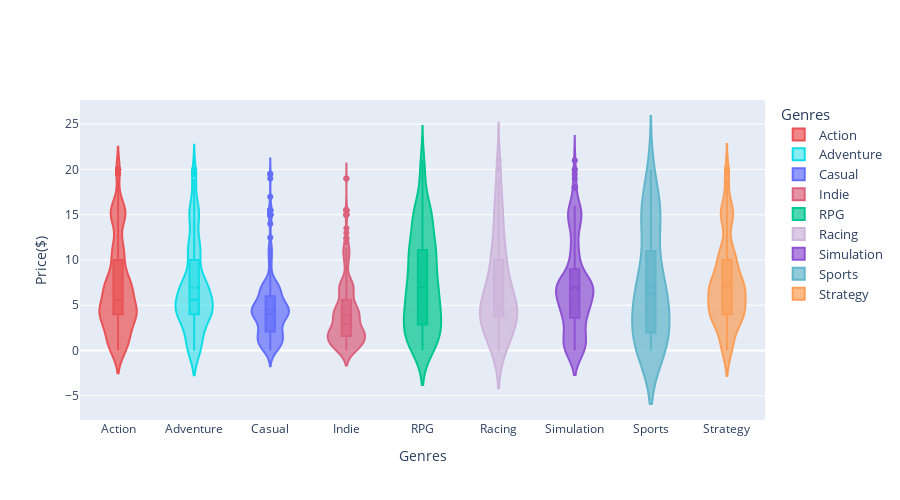

Here is the notebook cell this chart was saved with:
### Code cell
# The distribution of the price excluding the outlier is drawn using the violin plot.
fig = go.Figure()

genres = ["Action","Adventure","Casual","Indie","RPG","Racing","Simulation","Sports","Strategy"]
colors = ["#EA5355","#0FDDE5", "#636EFB", "#DA627D", "#00C691","#CDB4DB","#8F52D2","#62B6CB","#FB9E58"]
colors_rgb = ["rgba(234,83,85,0.7)","rgba(15,221,229,0.5)", "rgba(99,110,251,0.7)", "rgba(218,98,125,0.7)", "rgba(0,198,145,0.7)","rgba(205,180,219,0.7)","rgba(143,82,210,0.7)","rgba(98,182,203,0.7)","rgba(251,158,88,0.7)"]
for i, genre in enumerate(genres):
    fig.add_trace(go.Violin(x=steam_df['genres'][steam_df['genres'] == genre],
                            y=steam_df['price'][steam_df['genres'] == genre],
                            name=genre,
                            box_visible=True,
                            meanline_visible=True,
                            fillcolor=colors_rgb[i],
                            line_color=colors[i],
                            showlegend=True,
                            legendgroup='genres'))
fig.update_yaxes(title_text="Price($)")
fig.update_xaxes(title_text="Genres")
fig.update_layout(
    width=900,
    height=500,
    yaxis_range=[0, None],
    legend=dict(
        title='Genres',
        title_font=dict(size=15),
        font=dict(size=13)
    )
)
fig.show()

### Figure 1 — Plotly figure (JSON) as saved in the notebook; plotly's stock layout.template omitted (floating-point values rounded to 4 significant figures; data arrays with more than 128 entries replaced by an {"elided": "..."} marker saying what was removed)
{"data": [{"box": {"visible": true}, "fillcolor": "rgba(234,83,85,0.7)", "legendgroup": "genres", "line": {"color": "#EA5355"}, "meanline": {"visible": true}, "name": "Action", "showlegend": true, "type": "violin", "x": {"elided": "748 str values"}, "y": {"elided": "748 float values"}}, {"box": {"visible": true}, "fillcolor": "rgba(15,221,229,0.5)", "legendgroup": "genres", "line": {"color": "#0FDDE5"}, "meanline": {"visible": true}, "name": "Adventure", "showlegend": true, "type": "violin", "x": {"elided": "488 str values"}, "y": {"elided": "488 float values"}}, {"box": {"visible": true}, "fillcolor": "rgba(99,110,251,0.7)", "legendgroup": "genres", "line": {"color": "#636EFB"}, "meanline": {"visible": true}, "name": "Casual", "showlegend": true, "type": "violin", "x": {"elided": "556 str values"}, "y": {"elided": "556 float values"}}, {"box": {"visible": true}, "fillcolor": "rgba(218,98,125,0.7)", "legendgroup": "genres", "line": {"color": "#DA627D"}, "meanline": {"visible": true}, "name": "Indie", "showlegend": true, "type": "violin", "x": {"elided": "757 str values"}, "y": {"elided": "757 float values"}}, {"box": {"visible": true}, "fillcolor": "rgba(0,198,145,0.7)", "legendgroup": "genres", "line": {"color": "#00C691"}, "meanline": {"visible": true}, "name": "RPG", "showlegend": true, "type": "violin", "x": {"elided": "225 str values"}, "y": {"elided": "225 float values"}}, {"box": {"visible": true}, "fillcolor": "rgba(205,180,219,0.7)", "legendgroup": "genres", "line": {"color": "#CDB4DB"}, "meanline": {"visible": true}, "name": "Racing", "showlegend": true, "type": "violin", "x": ["Racing", "Racing", "Racing", "Racing", "Racing", "Racing", "Racing", "Racing", "Racing", "Racing", "Racing", "Racing", "Racing", "Racing", "Racing", "Racing", "Racing", "Racing", "Racing", "Racing", "Racing", "Racing", "Racing", "Racing", "Racing", "Racing", "Racing", "Racing", "Racing", "Racing", "Racing", "Racing", "Racing", "Racing", "Racing", "Racing", "Racing", "Racing", "Racing", "Racing", "Racing", "Racing", "Racing", "Racing", "Racing", "Racing", "Racing", "Racing", "Racing", "Racing", "Racing", "Racing", "Racing", "Racing", "Racing", "Racing", "Racing", "Racing", "Racing", "Racing", "Racing", "Racing", "Racing", "Racing", "Racing", "Racing", "Racing", "Racing", "Racing", "Racing", "Racing", "Racing", "Racing"], "y": [5.99, 3.99, 3.99, 3.99, 4.99, 3.99, 1.99, 2.49, 0, 16.99, 6.99, 4.99, 4.99, 4.99, 8.59, 9.99, 9.99, 4.99, 10.99, 3.99, 8.99, 6.99, 14.99, 19.99, 14.99, 6.99, 7.99, 10.99, 7.99, 14.99, 16.99, 6.99, 4.79, 3.99, 11.99, 4.99, 2.09, 1.99, 6.99, 3.99, 2.99, 15.49, 3.99, 3.99, 4.99, 3.99, 3.99, 1.59, 11.39, 12.49, 6.99, 18.99, 4.79, 0, 0, 7.19, 4.79, 11.39, 7.19, 20.99, 1.99, 1.99, 9.29, 0, 2.09, 0.79, 2.89, 2.89, 3.99, 11.39, 2.5, 14.49, 0]}, {"box": {"visible": true}, "fillcolor": "rgba(143,82,210,0.7)", "legendgroup": "genres", "line": {"color": "#8F52D2"}, "meanline": {"visible": true}, "name": "Simulation", "showlegend": true, "type": "violin", "x": {"elided": "291 str values"}, "y": {"elided": "291 float values"}}, {"box": {"visible": true}, "fillcolor": "rgba(98,182,203,0.7)", "legendgroup": "genres", "line": {"color": "#62B6CB"}, "meanline": {"visible": true}, "name": "Sports", "showlegend": true, "type": "violin", "x": ["Sports", "Sports", "Sports", "Sports", "Sports", "Sports", "Sports", "Sports", "Sports", "Sports", "Sports", "Sports", "Sports", "Sports", "Sports", "Sports", "Sports", "Sports", "Sports", "Sports", "Sports", "Sports", "Sports", "Sports", "Sports", "Sports", "Sports", "Sports", "Sports", "Sports", "Sports", "Sports", "Sports", "Sports", "Sports", "Sports", "Sports", "Sports", "Sports", "Sports", "Sports", "Sports", "Sports", "Sports", "Sports", "Sports"], "y": [6.99, 15.99, 6.99, 2.09, 3.99, 2.09, 6.99, 15.49, 18.99, 14.99, 5.59, 10.99, 3.99, 14.99, 6.99, 4.99, 0, 3.99, 10.99, 0, 0, 6.99, 2.89, 15.49, 14.99, 1.99, 1.69, 0.79, 0.79, 6.99, 15.49, 3.99, 0, 10.99, 19.99, 7.19, 0, 0.79, 7.19, 15.49, 8.99, 3.99, 0, 14.99, 0, 4.79]}, {"box": {"visible": true}, "fillcolor": "rgba(251,158,88,0.7)", "legendgroup": "genres", "line": {"color": "#FB9E58"}, "meanline": {"visible": true}, "name": "Strategy", "showlegend": true, "type": "violin", "x": {"elided": "420 str values"}, "y": {"elided": "420 float values"}}], "layout": {"height": 500, "legend": {"font": {"size": 13}, "title": {"font": {"size": 15}, "text": "Genres"}}, "width": 900, "xaxis": {"title": {"text": "Genres"}}, "yaxis": {"range": [0, null], "title": {"text": "Price($)"}}}}
